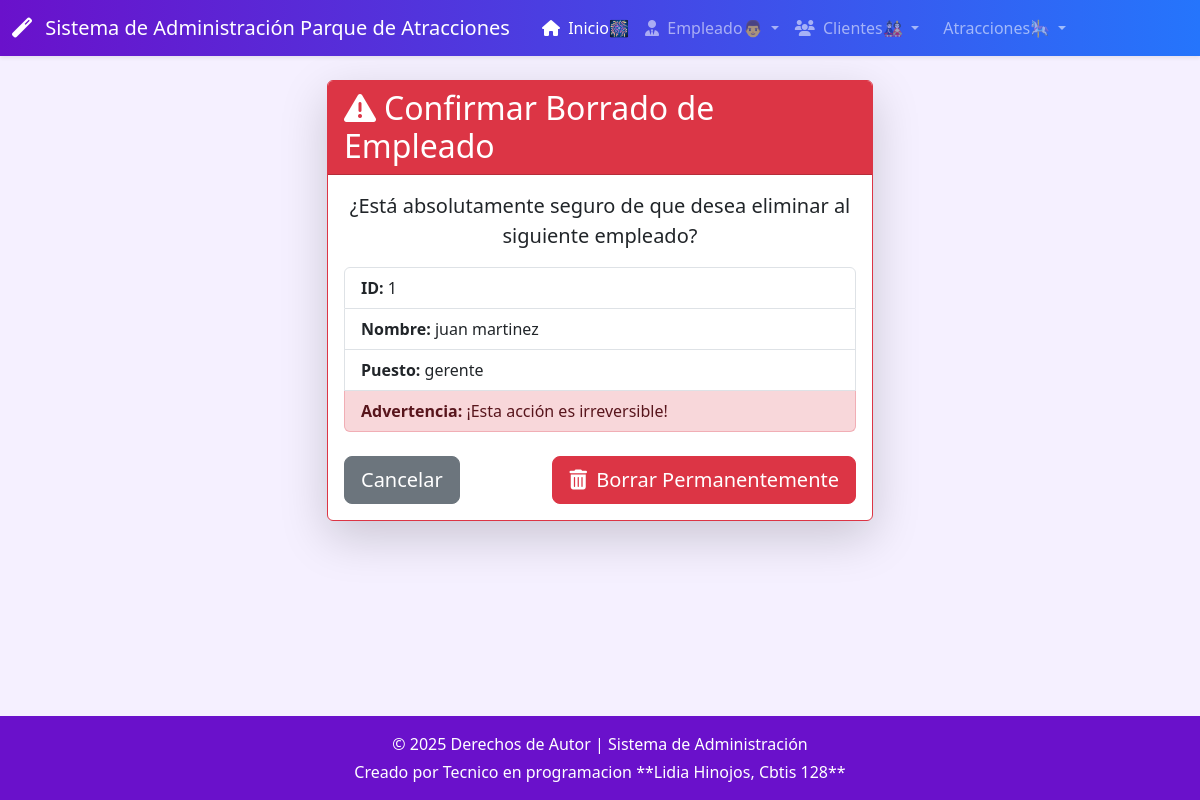
Page /empleado/borrar/1/ on the committed database.
### app_parque/models.py (models this page shows, shortened)
class Empleado(models.Model):
    id_emp = models.AutoField(primary_key=True, unique=True) # [cite: 28]
    nombre = models.CharField(max_length=50) # [cite: 29]
    apellido = models.CharField(max_length=50) # [cite: 30]
    puesto = models.CharField(max_length=40) #
    telefono = models.CharField(max_length=15) # [cite: 32]
    salario = models.DecimalField(max_digits=8, decimal_places=2) # [cite: 33]
    id_atr = models.ForeignKey(Atraccion, on_delete=models.SET_NULL, null=True, blank=True) # [cite: 34]

### app_parque/views.py (the view)
# urls.py: path('empleado/borrar/<int:pk>/', views.borrar_empleado, name='borrar_empleado'),
def borrar_empleado(request, pk):
    empleado = get_object_or_404(Empleado, pk=pk)
    if request.method == 'POST':
        empleado.delete()
        return redirect('ver_empleado')
    return render(request, 'empleado/borrar_empleado.html', {'empleado': empleado})

### app_parque/templates/empleado/borrar_empleado.html (shortened to what this page needs)
{% extends "base.html" %}
{% block content %}
<div class="row justify-content-center">
    <div class="col-md-6">
        <div class="card shadow-lg border-danger">
            <div class="card-header bg-danger text-white">
                <h2 class="mb-0"><i class="fas fa-exclamation-triangle me-2"></i>Confirmar Borrado de Empleado</h2>
            </div>
            <div class="card-body">
                <p class="lead text-center">¿Está absolutamente seguro de que desea eliminar al siguiente empleado?</p>
                <ul class="list-group mb-4">
                    <li class="list-group-item"><strong>ID:</strong> {{ empleado.id_emp }}</li>
                    <li class="list-group-item"><strong>Nombre:</strong> {{ empleado.nombre }} {{ empleado.apellido }}</li>
                    <li class="list-group-item"><strong>Puesto:</strong> {{ empleado.puesto }}</li>
                    <li class="list-group-item list-group-item-danger"><strong>Advertencia:</strong> ¡Esta acción es irreversible!</li>
                </ul>
                <form method="POST" action="{% url 'borrar_empleado' empleado.id_emp %}" class="d-flex justify-content-between">
                    <a href="{% url 'ver_empleado' %}" class="btn btn-secondary btn-lg">Cancelar</a>
                    <button type="submit" class="btn btn-danger btn-lg"><i class="fas fa-trash-alt me-1"></i> Borrar Permanentemente</button>
                </form>
            </div>
        </div>
    </div>
</div>
{% endblock %}

### app_parque/templates/base.html (style rules this page uses)
:root { --primary-color: #6a11cb; --secondary-color: #2575fc; --light-bg: #f5f0ff; --nav-bg: linear-gradient(to right, var(--primary-color), var(--secondary-color)); }
body { background-color: var(--light-bg); }

### rows in the picture
Empleado: id_emp "1", nombre "juan", apellido "martinez", puesto "gerente"
